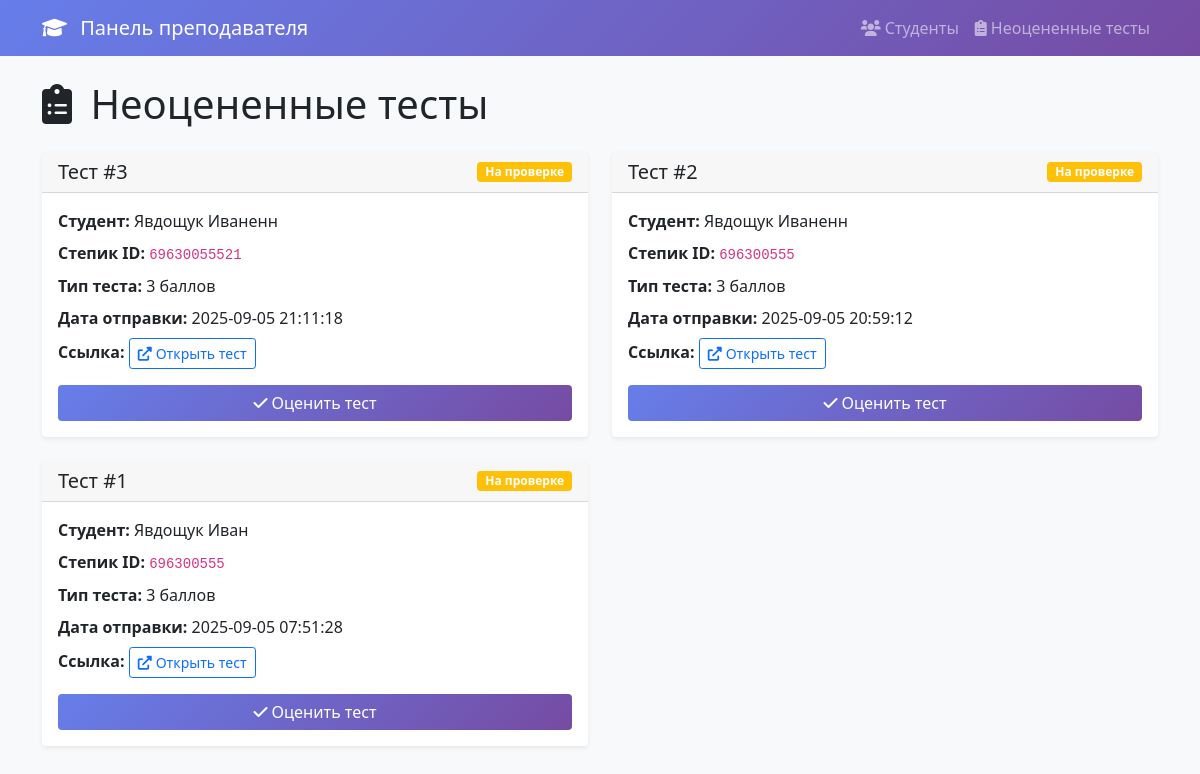
The page /pending_tests on the database as committed earlier.
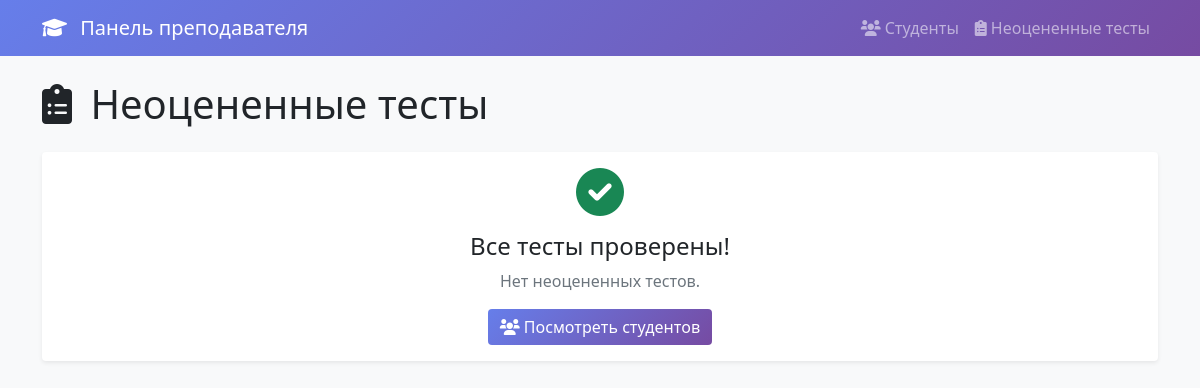
The same page on the database as committed later.
### tables this page shows
CREATE TABLE tests (
                id INTEGER PRIMARY KEY AUTOINCREMENT,
                student_id INTEGER,
                full_name TEXT NOT NULL,
                stepik_id TEXT NOT NULL,
                test_url TEXT NOT NULL,
                test_type TEXT CHECK(test_type IN ('3', '5')),
                submitted_at TIMESTAMP DEFAULT CURRENT_TIMESTAMP,
                is_reviewed BOOLEAN DEFAULT FALSE,
                score INTEGER DEFAULT 0,
                teacher_comment TEXT,
                reviewed_at TIMESTAMP,
                FOREIGN KEY (student_id) REFERENCES users (user_id)
            );

### web_app.py (the view)
@app.route('/pending_tests')
def pending_tests():
    try:
        pending_tests = db.get_pending_tests()
        return render_template('pending_tests.html', tests=pending_tests)
    except Exception as e:
        return f"Ошибка: {e}", 500

### templates/pending_tests.html (shortened to what this page needs)
{% extends "base.html" %}
{% block content %}
<div class="row">
    <div class="col-12">
        <h1 class="mb-4">
            <i class="fas fa-clipboard-list me-2"></i>
            Неоцененные тесты
        </h1>
    </div>
</div>
{% if tests %}
<div class="row">
    {% for test in tests %}
    <div class="col-md-6 mb-4">
        <div class="card">
            <div class="card-header d-flex justify-content-between align-items-center">
                <h5 class="mb-0">Тест #{{ test.id }}</h5>
                <span class="badge bg-warning">На проверке</span>
            </div>
            <div class="card-body">
                <div class="row">
                    <div class="col-12 mb-2">
                        <strong>Студент:</strong> {{ test.full_name }}
                    </div>
                    <div class="col-12 mb-2">
                        <strong>Степик ID:</strong> <code>{{ test.stepik_id }}</code>
                    </div>
                    <div class="col-12 mb-2">
                        <strong>Тип теста:</strong> {{ test.test_type }} баллов
                    </div>
                    <div class="col-12 mb-2">
                        <strong>Дата отправки:</strong> {{ test.submitted_at }}
                    </div>
                    <div class="col-12 mb-3">
                        <strong>Ссылка:</strong>
                        <a href="{{ test.test_url }}" target="_blank" class="btn btn-sm btn-outline-primary">
                            <i class="fas fa-external-link-alt me-1"></i>Открыть тест
                        </a>
                    </div>
                </div>
                <div class="d-grid">
                    <a href="/evaluate_test/{{ test.id }}" class="btn btn-primary">
                        <i class="fas fa-check me-1"></i>Оценить тест
                    </a>
                </div>
            </div>
        </div>
    </div>
    {% endfor %}
</div>
{% else %}
<div class="row">
    <div class="col-12">
        <div class="card">
            <div class="card-body text-center">
                <i class="fas fa-check-circle fa-3x text-success mb-3"></i>
                <h4>Все тесты проверены!</h4>
                <p class="text-muted">Нет неоцененных тестов.</p>
                <a href="/students" class="btn btn-primary">
                    <i class="fas fa-users me-1"></i>Посмотреть студентов
                </a>
            </div>
        </div>
    </div>
</div>
{% endif %}
{% endblock %}

Rows that differ between the two databases and show on the page:
no longer on this page (row edited): tests: id "3", full_name "Явдощук Иваненн", stepik_id "69630055521", test_type "3", submitted_at "2025-09-05 21:11:18"
no longer on this page (row edited): tests: id "2", full_name "Явдощук Иваненн", stepik_id "696300555", test_type "3", submitted_at "2025-09-05 20:59:12"
no longer on this page (row edited): tests: id "1", full_name "Явдощук Иван", stepik_id "696300555", test_type "3", submitted_at "2025-09-05 07:51:28"
Other text that changed with them:
text now shown: "Все тесты проверены! Нет неоцененных тестов. Посмотреть студентов"
